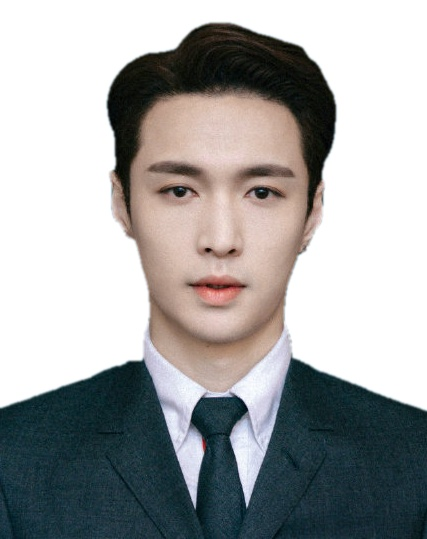
#> input picture figures/white.jpg, 427 x 539 px
$ python main.py --image figures/white.jpg   (older library calls are emulated)
#> lines starting #> are read from the running program, lines starting #| are printed output that depends on the picture
# wangling
# 2020-05-23
# Reference:
#     微信公众号：搬运代码吧


import os
import argparse

import numpy as np
import cv2 as cv


# 对证件照进行三种颜色的换底操作
def change_color(image_path='./myimage.jpg', output_path='.'):
      # 读入数据
#> called with image_path = 'figures/white.jpg', output_path = '.'
      image = cv.imread(image_path)
#> image is the input picture: shape (539, 427, 3); mean B, G, R 164.3, 164.2, 163.2

      h, w, ch = image.shape
#> h = 539; w = 427; ch = 3

      data = image.reshape((-1, 3))
      # 数据转换，计算更快
      data = np.float32(data)

      # 设置聚类
      criteria = (cv.TERM_CRITERIA_EPS + cv.TERM_CRITERIA_MAX_ITER, 10, 1.0)
      num_clusters = 4
      # label就是各个像素点的所属的类别标签，通常第一个像素点的标签就是背景色的标签
      _, label, _ = cv.kmeans(data, num_clusters, None, criteria, num_clusters, cv.KMEANS_RANDOM_CENTERS)

      # 找到背景像素的类别
      indx = label[0][0]
#> indx = 1

      # 生成掩膜
      mask = np.ones((h, w), dtype=np.uint8) * 255
      label = np.reshape(label, (h, w))
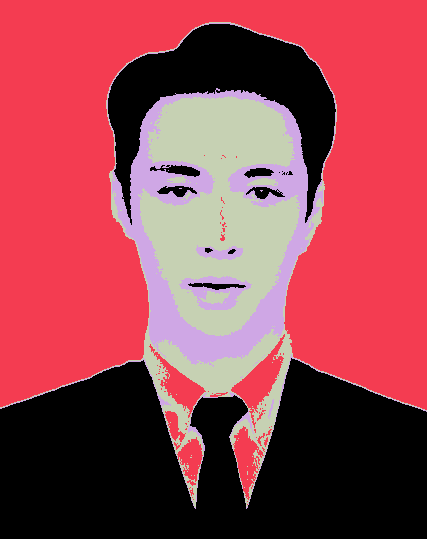
#> label: shape (539, 427) int32; 4 distinct labels, from 0 to 3; one colour per label, 0 black

      mask[label == indx] = 0

      # 处理掩膜，使得生成的图像更加完美
      se = cv.getStructuringElement(cv.MORPH_RECT, (3, 3))
      cv.erode(mask, se, mask)
      mask = cv.GaussianBlur(mask, (5, 5), 0)

      # 白色背景[255, 255, 255]
      bg_w = np.ones(image.shape, dtype=np.float) * 255

      # 红色背景 注意：opencv中的像素三通道的排列顺序为BGR，而非RGB。所以红色为[0, 0, 255]， 蓝色为[255, 0, 0]
      red = np.array([0, 0, 255])
      bg_r = np.tile(red, (h, w, 1))

      # 蓝色背景
      blue = np.array([255, 0, 0])
      bg_b = np.tile(blue, (h, w, 1))

      # alpha 即为需要保留的部分，则 1-alpha 为要去除的背景，此处可以看作两张图像的加权融合
      alpha = mask.astype(np.float32) / 255
      fg= alpha[..., None] * image
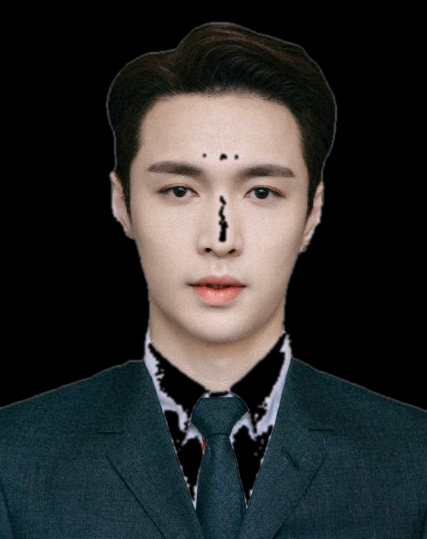
#> fg: shape (539, 427, 3) float32; mean B, G, R 45.3, 45.7, 44.8
      bg = 1 - alpha[..., None]
      new_image_white = fg + bg * bg_w
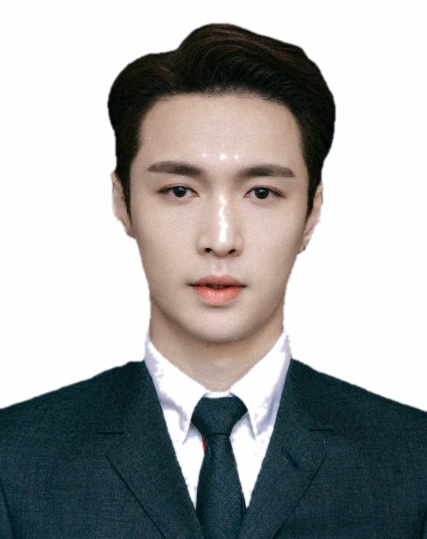
#> new_image_white: shape (539, 427, 3) float64; mean B, G, R 165.7, 166.1, 165.2; drawn with min black and max white
      new_image_red = fg + bg * bg_r
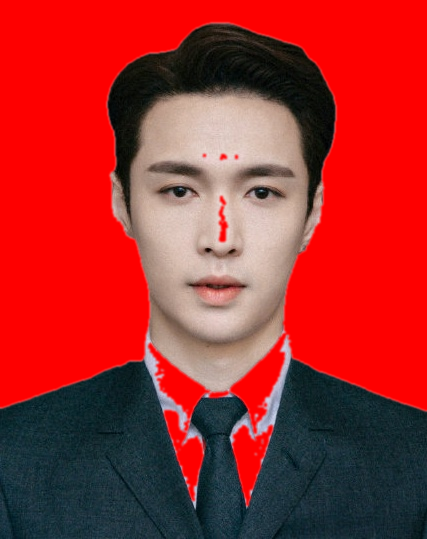
#> new_image_red: shape (539, 427, 3) float64; mean B, G, R 45.3, 45.7, 165.2; drawn with min black and max white
      new_image_blue = fg + bg * bg_b
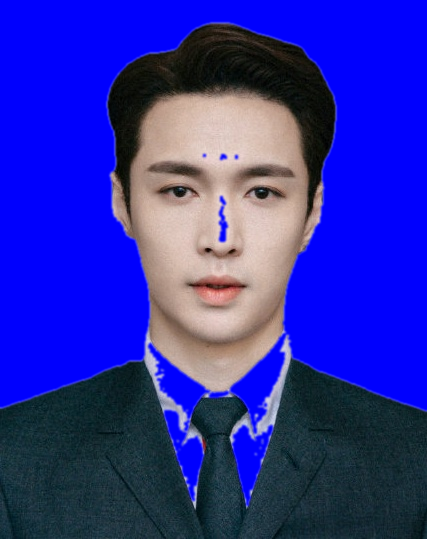
#> new_image_blue: shape (539, 427, 3) float64; mean B, G, R 165.7, 45.7, 44.8; drawn with min black and max white

      # 保存图片
      w_path = os.path.join(output_path, 'white.jpg')
      r_path = os.path.join(output_path, 'red.jpg')
      b_path = os.path.join(output_path, 'blue.jpg')

      cv.imwrite(w_path, new_image_white.astype(np.uint8))
      cv.imwrite(r_path, new_image_red.astype(np.uint8))
      cv.imwrite(b_path, new_image_blue.astype(np.uint8))

      print('OK done!')


if __name__ == '__main__':
      ap = argparse.ArgumentParser()
      ap.add_argument('-i', '--image', default='./image.jpg', help='path to the input image.')
      ap.add_argument('-p', '--path', default='.', help='path to the output image.')
      args = vars(ap.parse_args())

      change_color(args['image'], args['path'])
